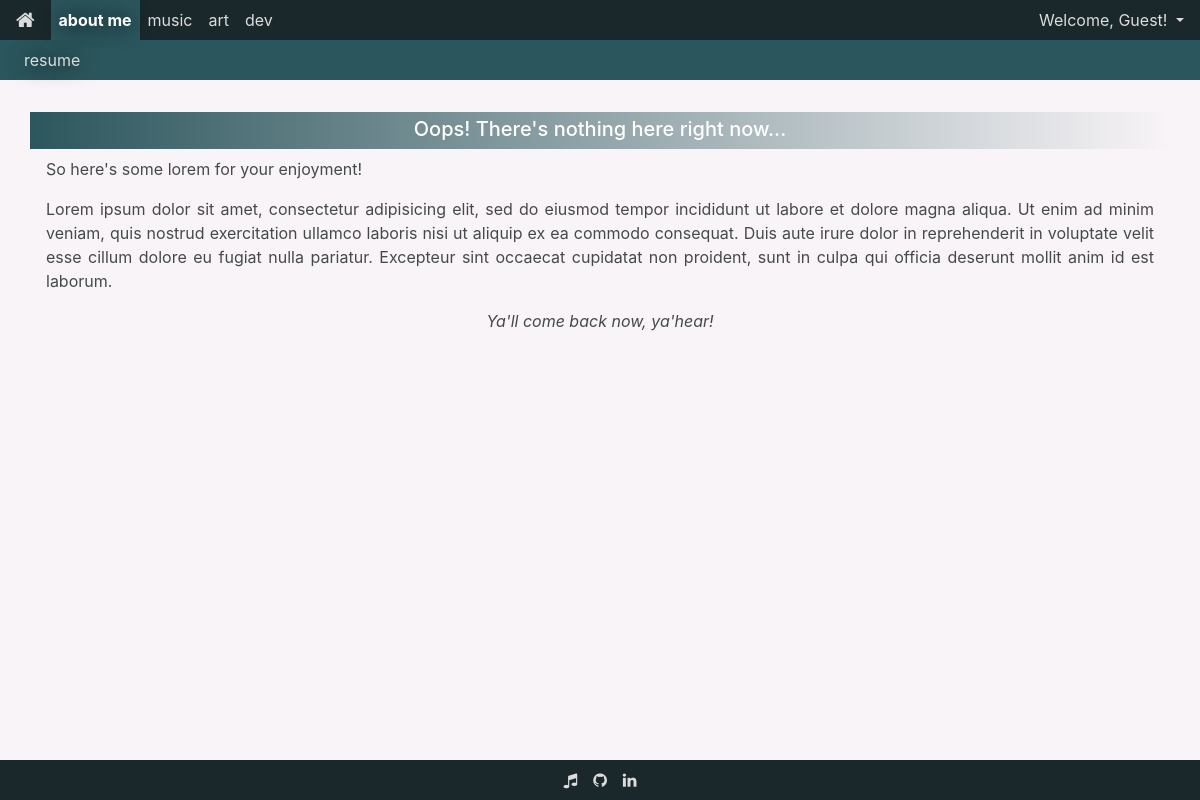
The page /about/ on the database its author committed.
### website/models.py (models this page shows, shortened)
class NavOption(models.Model):
    name = models.CharField(max_length=15, verbose_name='display name')
    path = models.CharField(max_length=127, verbose_name='URL pattern')
    position = models.IntegerField()
    perm_req = models.IntegerField(verbose_name='permission level required')

class MenuOption(models.Model):
    category = models.ForeignKey('NavOption', on_delete=models.PROTECT)
    name = models.CharField(max_length=15, verbose_name='display name')
    path = models.CharField(max_length=127, verbose_name='URL pattern')
    position = models.IntegerField()
    perm_req = models.IntegerField(verbose_name='permission level required')

### website/views.py (the view)
# urls.py: path('about/', AboutView.as_view(), name='about'),
class AboutView(BaseView):
    content_list = Content.objects.filter(category__name='about me').order_by('-date')
    menu_options = MenuOption.objects.filter(category__name='about me').order_by('position')
    page_style = 'about.min.css'
    page_title = 'about me'

### website/views.py (called while the page is built)
    def get(self, request):
        context = {
            'content_list': self.content_list,
            'menu_options': self.menu_options,
            'page_style': self.page_style,
            'page_title': self.page_title,
            'nav_options': self.nav_options,
        }
        return render(request, self.template_name, context)

### website/templates/website/content-list.html
{% extends './base.html' %}
{% load static %}
{% block body_content %}
  {% if content_list %}
    {% for content in content_list %}
      <h5 class="mf-content-header">{{ content.title }}</h5>
      <p class="mf-content-brief">{{ content.brief }}</p>
      {% if content.image %}
        <img class="img-fluid mx-auto d-block"
            src="{% static 'website/'|add:content.image %}"
            alt="img not found">
      {% endif %}
      {% if content.category.name == 'dev' %}
        <div class="container">
          <pre class="mf-content">{{ content.text }}</pre>
        </div>
      {% elif content.embed %}
        <div class="embed-responsive embed-responsive-16by9">
          <iframe class="embed-responsive-item" src="{{ content.embed|safe }}" allowfullscreen></iframe>
        </div>
      {% else %}
        <p class="mf-content">{{ content.text }}</p>
      {% endif %}
      <footer class="mf-content-footer">{{ content.footer }}</footer>
      <hr>
    {% endfor %}
  {% else %}
    <h5 class="mf-content-header">Oops! There's nothing here right now...</h5>
    <p class="mf-content-brief">So here's some lorem for your enjoyment!</p>
    <p class="mf-content">{% lorem %}</p>
    <footer class="mf-content-footer">Ya'll come back now, ya'hear!</footer>
  {% endif %}
{% endblock %}

### website/templates/website/base.html (shortened to what this page needs)
<!DOCTYPE html>
<html lang="en-us">
{% load static %}
<head>
  <link rel="stylesheet"
      href="https://maxcdn.bootstrapcdn.com/bootstrap/4.1.0/css/bootstrap.min.css">
  <link rel="stylesheet"
      href="http://maxcdn.bootstrapcdn.com/font-awesome/4.3.0/css/font-awesome.min.css">
  <link rel="stylesheet" type="text/css"
      href="{% static '/website/styles/base.min.css' %}">
  <link rel="stylesheet" type="text/css"
      href="{% static '/website/styles/'|add:page_style %}">
</head>
<body>
  <nav class="navbar navbar-expand-sm sticky-top mf-navbar justify-content-between">
    <a class="navbar-brand order-0 mr-sm-3" href="{% url 'website:home' %}">
      <i class="fa fa-home"></i>
    </a>
    <div class="collapse navbar-collapse order-2 order-sm-1" id="collapsibleNavbar">
      <ul class="navbar-nav">
        {% block nav %}
          {% for option in nav_options %}
            {% if option.perm_req > 1 %}
              {% if user.is_authenticated and user.perm >= option.perm_req %}
                <li class="nav-item mf-nav-item {% if page_title == option.name %}active{% endif %}" style="color:red;">
                  <a class="nav-link" href="{{ option.path }}">{{ option.name }}</a>
                </li>
              {% endif %}
            {% else %}
              <li class="nav-item mf-nav-item {% if page_title == option.name %}active{% endif %}">
                <a class="nav-link" href="{{ option.path }}">{{ option.name }}</a>
              </li>
            {% endif %}
          {% endfor %}
        {% endblock %}
      </ul>
    </div>
    {% if user.is_authenticated %}
      <div class="mf-nav-item dropdown order-1 order-sm-2">
        <a class="dropdown-toggle d-none d-sm-block" href="#" id="userdropdown" data-toggle="dropdown">
          Welcome, {{ user.username }}!
        </a>
        <a class="d-sm-none" href="#" id="userdropdown" data-toggle="dropdown">
          <i class="fa fa-user"></i>
        </a>
        <div class="dropdown-menu">
          <a class="dropdown-item" href="{% url 'website:account' %}">account</a>
          <a class="dropdown-item" href="{% url 'website:logout' %}">logout</a>
        </div>
      </div>
    {% else %}
      <div class="mf-nav-item dropdown order-1 order-sm-2">
        <a class="dropdown-toggle d-none d-sm-block" href="#" id="userdropdown" data-toggle="dropdown">
          Welcome, Guest!
        </a>
      </div>
    {% endif %}
  </nav>
  {% if menu_options %}
    <nav class="navbar navbar-expand mf-sub-menu d-none d-sm-block">
      <ul class="navbar-nav">
        {% for option in menu_options %}
          <li class="nav-item mf-sub-menu-item">
            <a class="nav-link" href="{{ option.path }}">{{ option.name }}</a>
          </li>
        {% endfor %}
      </ul>
    </nav>
  {% else %}
    <div class="mf-hr"></div>
  {% endif %}
  <div class="container mf-container">
    <div class="row">
      <div class="col mf-col">
        {% block body_content %}{% endblock %}
      </div>
    </div>
  </div>
  <div class="footer-spacer"></div>
  <nav class="navbar navbar-expand fixed-bottom mf-footer">
    <ul class="navbar-nav mx-auto">
      <li class="nav-item mf-footer-nav-item mx-auto">
        <a class="nav-link" href="http://malachifrancis.bandcamp.com">
          <i class="fa fa-music"></i>
        </a>
      </li>
      <li class="nav-item mf-footer-nav-item mx-auto">
        <a class="nav-link" href="https://github.com/aBadHorse"><i class="fa fa-github"></i></a>
      </li>
      <li class="nav-item mf-footer-nav-item mx-auto">
        <a class="nav-link" href="https://www.linkedin.com/in/malachi-francis-463a14109"><i class="fa fa-linkedin"></i></a>
      </li>
    </ul>
  </nav>
</body>
</html>

### rows shown on the page
NavOption: name "about me"
NavOption: name "music"
NavOption: name "art"
NavOption: name "dev"
MenuOption: name "resume"
